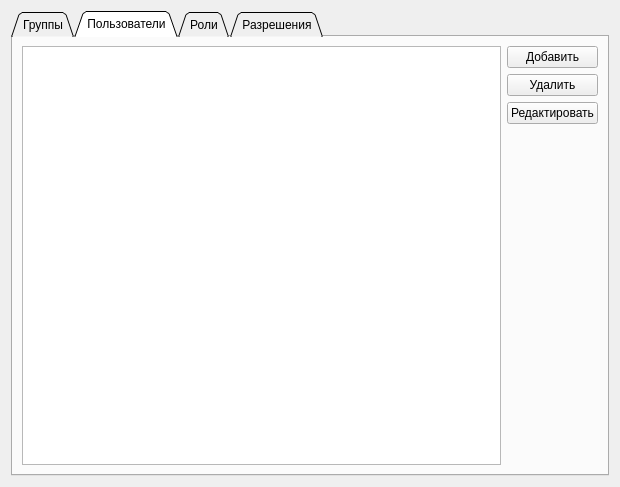
<?xml version="1.0" encoding="UTF-8"?>
<ui version="4.0">
 <class>PersonalData</class>
 <widget class="QWidget" name="PersonalData">
  <property name="geometry">
   <rect>
    <x>0</x>
    <y>0</y>
    <width>620</width>
    <height>487</height>
   </rect>
  </property>
  <property name="minimumSize">
   <size>
    <width>620</width>
    <height>487</height>
   </size>
  </property>
  <property name="maximumSize">
   <size>
    <width>620</width>
    <height>487</height>
   </size>
  </property>
  <property name="windowTitle">
   <string>Управление учетными записями, правами доступа.</string>
  </property>
  <layout class="QVBoxLayout" name="verticalLayout">
   <item>
    <widget class="QTabWidget" name="tabWidget">
     <property name="tabPosition">
      <enum>QTabWidget::North</enum>
     </property>
     <property name="tabShape">
      <enum>QTabWidget::Triangular</enum>
     </property>
     <property name="currentIndex">
      <number>1</number>
     </property>
     <widget class="QWidget" name="groupsTab">
      <attribute name="title">
       <string>Группы</string>
      </attribute>
      <layout class="QGridLayout" name="gridLayout">
       <item row="4" column="0" rowspan="4">
        <widget class="QTreeView" name="groupsView"/>
       </item>
       <item row="4" column="1">
        <widget class="QPushButton" name="addGroupButton">
         <property name="text">
          <string>Добавить</string>
         </property>
        </widget>
       </item>
       <item row="5" column="1">
        <widget class="QPushButton" name="deleteGroupButton">
         <property name="text">
          <string>Удалить</string>
         </property>
        </widget>
       </item>
       <item row="6" column="1">
        <widget class="QPushButton" name="editGroupButton">
         <property name="text">
          <string>Редактировать</string>
         </property>
        </widget>
       </item>
      </layout>
     </widget>
     <widget class="QWidget" name="usersTab">
      <attribute name="title">
       <string>Пользователи</string>
      </attribute>
      <layout class="QGridLayout" name="gridLayout_4">
       <item row="0" column="1">
        <widget class="QPushButton" name="addUserButton">
         <property name="text">
          <string>Добавить</string>
         </property>
        </widget>
       </item>
       <item row="1" column="1">
        <widget class="QPushButton" name="deleteUserButton">
         <property name="text">
          <string>Удалить</string>
         </property>
        </widget>
       </item>
       <item row="2" column="1">
        <widget class="QPushButton" name="editUserButton">
         <property name="text">
          <string>Редактировать</string>
         </property>
        </widget>
       </item>
       <item row="0" column="0" rowspan="5">
        <widget class="QListView" name="usersView"/>
       </item>
      </layout>
     </widget>
     <widget class="QWidget" name="rolesTab">
      <attribute name="title">
       <string>Роли</string>
      </attribute>
      <layout class="QGridLayout" name="gridLayout_3">
       <item row="0" column="0" rowspan="6">
        <widget class="QListView" name="rolesView"/>
       </item>
       <item row="2" column="1">
        <widget class="QPushButton" name="editRoleButton">
         <property name="text">
          <string>Редактировать</string>
         </property>
        </widget>
       </item>
       <item row="0" column="1">
        <widget class="QPushButton" name="addRoleButton">
         <property name="text">
          <string>Добавить</string>
         </property>
        </widget>
       </item>
       <item row="1" column="1">
        <widget class="QPushButton" name="deleteRoleButton">
         <property name="text">
          <string>Удалить</string>
         </property>
        </widget>
       </item>
      </layout>
     </widget>
     <widget class="QWidget" name="promissionsTab">
      <attribute name="title">
       <string>Разрешения</string>
      </attribute>
      <layout class="QGridLayout" name="gridLayout_2">
       <item row="1" column="1">
        <widget class="QPushButton" name="deletePromissionButton">
         <property name="text">
          <string>Удалить</string>
         </property>
        </widget>
       </item>
       <item row="0" column="1">
        <widget class="QPushButton" name="addPromissionButton">
         <property name="text">
          <string>Добавить</string>
         </property>
        </widget>
       </item>
       <item row="0" column="0" rowspan="4">
        <widget class="QListView" name="promissionsView"/>
       </item>
       <item row="4" column="0" colspan="2">
        <widget class="QLabel" name="infoLabel">
         <property name="sizePolicy">
          <sizepolicy hsizetype="Preferred" vsizetype="Preferred">
           <horstretch>0</horstretch>
           <verstretch>0</verstretch>
          </sizepolicy>
         </property>
         <property name="maximumSize">
          <size>
           <width>16777215</width>
           <height>25</height>
          </size>
         </property>
         <property name="text">
          <string/>
         </property>
        </widget>
       </item>
      </layout>
     </widget>
    </widget>
   </item>
  </layout>
 </widget>
 <resources/>
 <connections/>
</ui>
